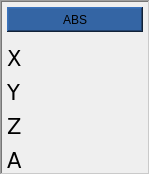
              <widget class="QFrame" name="gridFrame_8">
               <property name="minimumSize">
                <size>
                 <width>120</width>
                 <height>150</height>
                </size>
               </property>
               <property name="maximumSize">
                <size>
                 <width>150</width>
                 <height>16777215</height>
                </size>
               </property>
               <property name="frameShape">
                <enum>QFrame::WinPanel</enum>
               </property>
               <property name="frameShadow">
                <enum>QFrame::Sunken</enum>
               </property>
               <layout class="QGridLayout" name="gridLayout_29">
                <property name="leftMargin">
                 <number>5</number>
                </property>
                <property name="topMargin">
                 <number>5</number>
                </property>
                <property name="rightMargin">
                 <number>5</number>
                </property>
                <property name="bottomMargin">
                 <number>5</number>
                </property>
                <item row="4" column="1" colspan="2">
                 <widget class="StatusLabel" name="statuslabel_11">
                  <property name="minimumSize">
                   <size>
                    <width>0</width>
                    <height>28</height>
                   </size>
                  </property>
                  <property name="maximumSize">
                   <size>
                    <width>16777215</width>
                    <height>15</height>
                   </size>
                  </property>
                  <property name="font">
                   <font>
                    <family>DejaVu Sans</family>
                    <pointsize>16</pointsize>
                    <weight>50</weight>
                    <italic>false</italic>
                    <bold>false</bold>
                   </font>
                  </property>
                  <property name="rules" stdset="0">
                   <string>[{&quot;channels&quot;: [{&quot;url&quot;: &quot;position:rel&quot;, &quot;trigger&quot;: true}], &quot;property&quot;: &quot;Text&quot;, &quot;expression&quot;: &quot;'{:.4f}'.format(ch[0][2])&quot;, &quot;name&quot;: &quot;ABS POS&quot;}]</string>
                  </property>
                 </widget>
                </item>
                <item row="5" column="1" colspan="2">
                 <widget class="StatusLabel" name="statuslabel_12">
                  <property name="minimumSize">
                   <size>
                    <width>55</width>
                    <height>28</height>
                   </size>
                  </property>
                  <property name="maximumSize">
                   <size>
                    <width>16777215</width>
                    <height>15</height>
                   </size>
                  </property>
                  <property name="font">
                   <font>
                    <family>DejaVu Sans</family>
                    <pointsize>16</pointsize>
                    <weight>50</weight>
                    <italic>false</italic>
                    <bold>false</bold>
                   </font>
                  </property>
                  <property name="rules" stdset="0">
                   <string>[{&quot;channels&quot;: [{&quot;url&quot;: &quot;position:rel&quot;, &quot;trigger&quot;: true}], &quot;property&quot;: &quot;Text&quot;, &quot;expression&quot;: &quot;'{:.3f}'.format(ch[0][3])&quot;, &quot;name&quot;: &quot;ABS POS&quot;}]</string>
                  </property>
                 </widget>
                </item>
                <item row="2" column="0">
                 <widget class="QLabel" name="abs_x">
                  <property name="minimumSize">
                   <size>
                    <width>0</width>
                    <height>28</height>
                   </size>
                  </property>
                  <property name="maximumSize">
                   <size>
                    <width>16777215</width>
                    <height>15</height>
                   </size>
                  </property>
                  <property name="font">
                   <font>
                    <family>DejaVu Sans</family>
                    <pointsize>16</pointsize>
                    <weight>50</weight>
                    <italic>false</italic>
                    <bold>false</bold>
                   </font>
                  </property>
                  <property name="text">
                   <string>X</string>
                  </property>
                 </widget>
                </item>
                <item row="3" column="0">
                 <widget class="QLabel" name="abs_y">
                  <property name="minimumSize">
                   <size>
                    <width>0</width>
                    <height>28</height>
                   </size>
                  </property>
                  <property name="maximumSize">
                   <size>
                    <width>16777215</width>
                    <height>15</height>
                   </size>
                  </property>
                  <property name="font">
                   <font>
                    <family>DejaVu Sans</family>
                    <pointsize>16</pointsize>
                    <weight>50</weight>
                    <italic>false</italic>
                    <bold>false</bold>
                   </font>
                  </property>
                  <property name="text">
                   <string>Y</string>
                  </property>
                 </widget>
                </item>
                <item row="4" column="0">
                 <widget class="QLabel" name="abs_z">
                  <property name="minimumSize">
                   <size>
                    <width>0</width>
                    <height>28</height>
                   </size>
                  </property>
                  <property name="maximumSize">
                   <size>
                    <width>16777215</width>
                    <height>15</height>
                   </size>
                  </property>
                  <property name="font">
                   <font>
                    <family>DejaVu Sans</family>
                    <pointsize>16</pointsize>
                    <weight>50</weight>
                    <italic>false</italic>
                    <bold>false</bold>
                   </font>
                  </property>
                  <property name="text">
                   <string>Z</string>
                  </property>
                 </widget>
                </item>
                <item row="2" column="1" colspan="2">
                 <widget class="StatusLabel" name="statuslabel_5">
                  <property name="minimumSize">
                   <size>
                    <width>0</width>
                    <height>28</height>
                   </size>
                  </property>
                  <property name="maximumSize">
                   <size>
                    <width>16777215</width>
                    <height>15</height>
                   </size>
                  </property>
                  <property name="font">
                   <font>
                    <family>DejaVu Sans</family>
                    <pointsize>16</pointsize>
                    <weight>50</weight>
                    <italic>false</italic>
                    <bold>false</bold>
                   </font>
                  </property>
                  <property name="frameShape">
                   <enum>QFrame::NoFrame</enum>
                  </property>
                  <property name="alignment">
                   <set>Qt::AlignLeading|Qt::AlignLeft|Qt::AlignVCenter</set>
                  </property>
                  <property name="rules" stdset="0">
                   <string>[{&quot;channels&quot;: [{&quot;url&quot;: &quot;position:rel&quot;, &quot;trigger&quot;: true}], &quot;property&quot;: &quot;Text&quot;, &quot;expression&quot;: &quot;'{:.4f}'.format(ch[0][0])&quot;, &quot;name&quot;: &quot;ABS POS&quot;}]</string>
                  </property>
                 </widget>
                </item>
                <item row="5" column="0">
                 <widget class="QLabel" name="abs_a">
                  <property name="minimumSize">
                   <size>
                    <width>0</width>
                    <height>28</height>
                   </size>
                  </property>
                  <property name="maximumSize">
                   <size>
                    <width>16777215</width>
                    <height>15</height>
                   </size>
                  </property>
                  <property name="font">
                   <font>
                    <family>DejaVu Sans</family>
                    <pointsize>16</pointsize>
                    <weight>50</weight>
                    <italic>false</italic>
                    <bold>false</bold>
                   </font>
                  </property>
                  <property name="text">
                   <string>A</string>
                  </property>
                 </widget>
                </item>
                <item row="1" column="0" colspan="3">
                 <widget class="QLabel" name="label_21">
                  <property name="minimumSize">
                   <size>
                    <width>100</width>
                    <height>25</height>
                   </size>
                  </property>
                  <property name="maximumSize">
                   <size>
                    <width>16777215</width>
                    <height>30</height>
                   </size>
                  </property>
                  <property name="styleSheet">
                   <string notr="true">QLabel {
color: rgb(0,0,0);
background-color:rgb(52, 101, 164);
font: 14pt &quot;DejaVu Sans&quot;
}</string>
                  </property>
                  <property name="frameShape">
                   <enum>QFrame::WinPanel</enum>
                  </property>
                  <property name="frameShadow">
                   <enum>QFrame::Raised</enum>
                  </property>
                  <property name="lineWidth">
                   <number>2</number>
                  </property>
                  <property name="text">
                   <string>ABS</string>
                  </property>
                  <property name="alignment">
                   <set>Qt::AlignCenter</set>
                  </property>
                 </widget>
                </item>
                <item row="3" column="1" colspan="2">
                 <widget class="StatusLabel" name="statuslabel_6">
                  <property name="minimumSize">
                   <size>
                    <width>0</width>
                    <height>28</height>
                   </size>
                  </property>
                  <property name="maximumSize">
                   <size>
                    <width>16777215</width>
                    <height>15</height>
                   </size>
                  </property>
                  <property name="font">
                   <font>
                    <family>DejaVu Sans</family>
                    <pointsize>16</pointsize>
                    <weight>50</weight>
                    <italic>false</italic>
                    <bold>false</bold>
                   </font>
                  </property>
                  <property name="rules" stdset="0">
                   <string>[{&quot;channels&quot;: [{&quot;url&quot;: &quot;position:rel&quot;, &quot;trigger&quot;: true}], &quot;property&quot;: &quot;Text&quot;, &quot;expression&quot;: &quot;'{:.4f}'.format(ch[0][1])&quot;, &quot;name&quot;: &quot;ABS POS&quot;}]</string>
                  </property>
                 </widget>
                </item>
               </layout>
              </widget>
